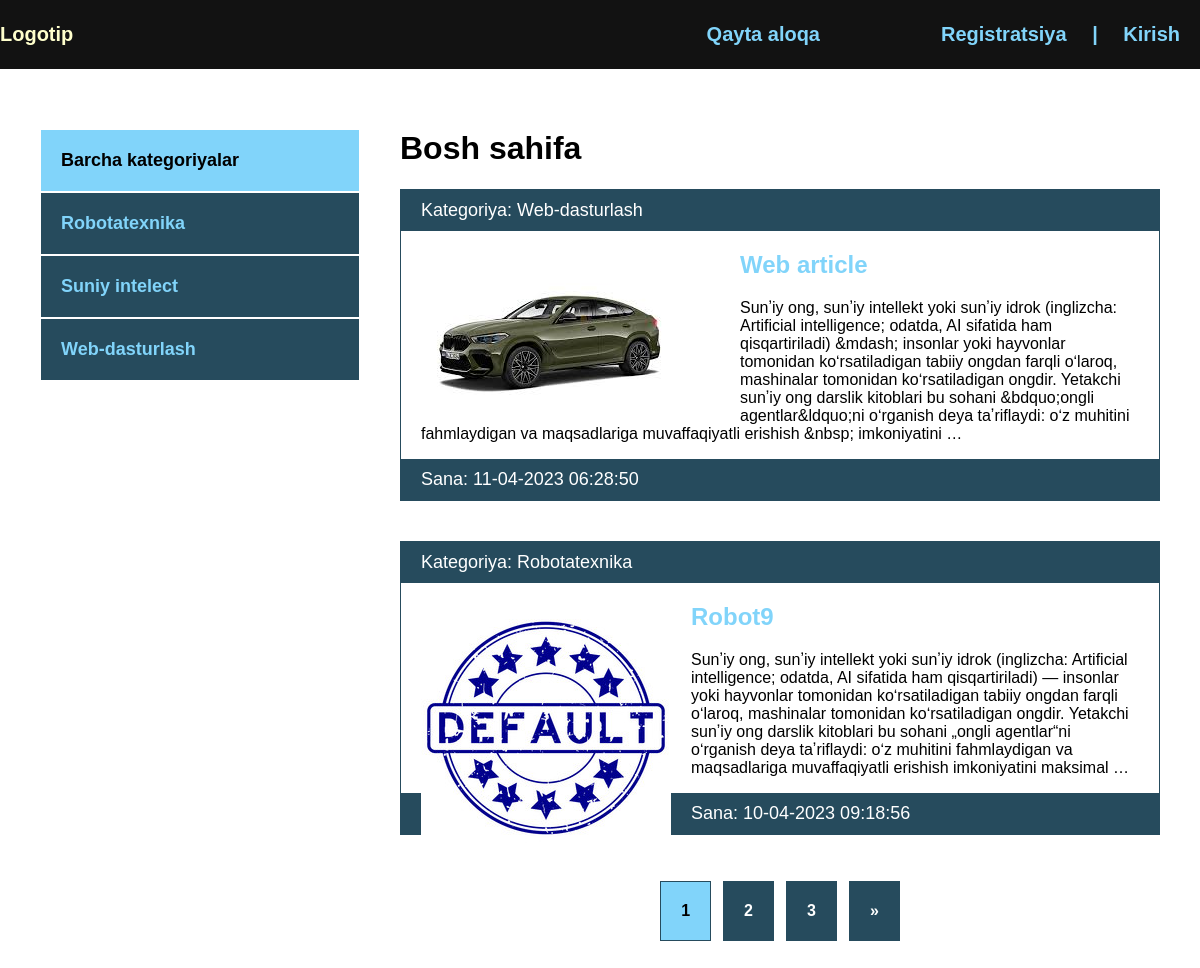
The page / on the database its author committed.
### blog/models.py (models this page shows, shortened)
class Category(models.Model):
    name = models.CharField(max_length=100, db_index=True, verbose_name="Kategoriya")
    slug = models.SlugField(max_length=100, unique=True, db_index=True, verbose_name="URL")
    def __str__(self):
        return self.name
    def get_absolut_url(self):
        return reverse('category', kwargs={'cat_slug': self.slug})
    class Meta:
        verbose_name = "Kategoriya"
        verbose_name_plural = "Kategoriyalar"

class Blog(models.Model):
    title = models.CharField(max_length=255, verbose_name='Nomi')
    slug = models.SlugField(max_length=255, unique=True, db_index=True, verbose_name="URL")
    content = models.TextField(blank=True, verbose_name="Kontent")
    photo = models.ImageField(upload_to="photos/%Y/%m/%d", blank=True, verbose_name="Rasm")
    time_completed = models.DateTimeField(auto_now_add=True, verbose_name="Yuklanish vaqti")
    time_update = models.DateTimeField(auto_now=True, verbose_name="Yangilash vaqti")
    is_published = models.BooleanField(default=True, verbose_name="Chop etilgan")
    cat = models.ForeignKey('Category', on_delete=models.PROTECT, verbose_name="Kategoriya")
    def get_absolut_url(self):
        return reverse('post', kwargs={'post_slug': self.slug})
    class Meta:
        verbose_name = "Yangilik"
        verbose_name_plural = "Yangiliklar"
        ordering = ['-time_completed']

### blog/views.py (the view)
# urls.py: path('', BlogHome.as_view(), name="index"),
class BlogHome(DataMixin, ListView):
    model = Blog
    template_name = "blog/index.html"
    context_object_name = 'posts'
    def get_context_data(self, *, object_list=None, **kwargs):
        context = super().get_context_data(**kwargs)
        c_def = self.get_user_context(title='Bosh sahifa')
        return dict(list(context.items()) + list(c_def.items()))
    def get_queryset(self):
        return Blog.objects.filter(is_published=True).select_related('cat')

### blog/utils.py (called while the page is built)
    def get_user_context(self, **kwargs):
        context = kwargs
        cats = Category.objects.annotate(Count('blog'))
        user_menu = menu.copy()
        if not self.request.user.is_authenticated:
            user_menu.pop(0)
        context['menu'] = user_menu
        context['cats'] = cats
        if 'cat_selected' not in context:
            context['cat_selected'] = 0
        return context

### blog/templates/blog/index.html
{% extends 'blog/base.html' %}
{% load static %}
{% block content %}
<h1>{{ title }}</h1>
<ul>
    {% for p in posts %}
    <li>
        <p class="first">Kategoriya: {{ p.cat }}</p>
        <div class="text">
            {% if p.photo %}
            <img src="{{ p.photo.url }}" class="image" alt="">
            {% else %}
            <img src="{% static  'blog/default.jpg' %}" class="image" alt="">
            {% endif %}
            <h2><a href="{{ p.get_absolut_url }}">{{ p.title }}</a></h2>
            <p>{{ p.content|striptags|truncatewords:50 }}</p>
        </div>
        <p class="date">Sana: {{ p.time_update|date:"d-m-Y H:i:s" }}</p>
    </li>
    {% endfor %}
</ul>
{% endblock %}

### blog/templates/blog/base.html (shortened to what this page needs)
{% load static %}
{% load blog_tags %}
<!DOCTYPE html>
<html lang="en">
<head>
    <link rel="stylesheet" href="{% static 'css/style.css' %}">
</head>
<body>
    <div class="header">
        <div class="wrap">
            <ul class="meinmenu">
                <li class="logo">
                    <a href="{% url 'index' %}">
                        <div class="logo">Logotip</div>
                    </a>
                </li>
                {% for m in menu %}
                    <li class="last">
                        <a href="{% url m.url_name %}">{{ m.title }}</a>
                    </li>
                {% endfor %}
                {% if request.user.is_authenticated %}
                    <li class="last">{{ user.username }}</li> | <a href="{% url 'logout' %}">Chiqish</a>
                {% else %}
                    <li class="last"><a href="{% url 'register' %}">Registratsiya</a> | <a href="{% url 'login' %}">Kirish</a></li>
                {% endif %}
            </ul>
        </div>
    </div>
    <div class="content">
        <div class="wrap">
            <div class="sidebar">
                <ul>
                    {% if cat_selected == 0 %}
                        <li class="selected">Barcha kategoriyalar</li>
                    {% else %}
                        <li><a href="{% url 'index' %}">Barcha kategoriyalar</a></li>
                    {% endif %}
                    {% for c in cats %}
                        {% if c.blog__count > 0 %}
                            {% if c.id == cat_selected %}
                            <li class="selected">{{ c.name }}</li>
                            {% else %}
                            <li><a href="{{ c.get_absolut_url }}">{{ c.name }}</a></li>
                            {% endif %}
                        {% endif %}
                    {% endfor %}
                </ul>
            </div>
            <div class="main">
                {% block content %}
                {% endblock %}
                {% if page_obj.has_other_pages %}
                    <div>
                        <ul class="list-pages">
                            {% for p in paginator.page_range %}
                                {% if page_obj.number == p %}
                                    <li class="page-num page-num-selected">{{ p }}</li>
                                {% elif p >= page_obj.number|add:-2 and p <= page_obj.number|add:2 %}
                                    <li class="page-num">
                                        <a href="?page={{p}}">{{ p }}</a>
                                    </li>
                                {% endif %}
                            {% endfor %}
                            {% if page_obj.has_next %}
                            <li class="page-num">
                                <a href="?page={{ page_obj.next_page_number }}">&raquo;</a>
                            </li>
                            {% endif %}
                        </ul>
                    </div>
                {% endif %}
            </div>
        </div>
    </div>
</body>
</html>

### blog/static/css/style.css (style rules this page uses)
body { margin: 0; padding: 0; background: #264b5d; font-family: Verdana, Geneva, Tahoma, sans-serif; }
.wrap { max-width: 1200px; margin: 0 auto; }
.content .wrap { background: #FFF; padding: 40px; box-sizing: border-box; display: flex; }
ul { list-style: none; margin: 0; padding: 0; }
a { color: #81d4fa; text-decoration: none; padding: 20px; }
.header { background: #121212; }
.meinmenu { display: flex; align-items: center; font-size: 20px; font-weight: bold; justify-content: space-between; }
.logo { flex-basis: 40%; }
.last { flex-basis: 30%; text-align: right; color: #81d4fa; }
.sidebar ul { width: 320px; margin-right: 40px; margin-top: 20px; }
.sidebar a { padding: 20px; background: #264b5d; display: block; border: 1px solid #FFF; font-weight: bold; font-size: 18px; }
.selected { font-size: 18px; padding: 20px; border: 1px solid #FFF; font-weight: bold; background: #81d4fa; }
.main li { border: 1px solid #264b5d; margin-bottom: 40px; }
.image { max-width: 50%; float: left; margin-right: 20px; }
.first, .date { padding: 10px 20px; background: #264b5d; font-size: 18px; color: #FFF; margin: 0; }
.text { padding: 20px 20px 0; }
.text h2 { margin-top: 0; }
.text a { padding-left: 0; }
.list-pages { display: flex; justify-content: center; }
.page-num-selected { background: #81d4fa; padding: 20px; }
.list-pages a { background: #264b5d; padding: 20px; display: block; color: #FFF; }
.page-num { margin: 6px; font-weight: bold; }
.last a { display: inline; }

### rows shown on the page
Category: name "Robotatexnika"
Category: name "Suniy intelect"
Category: name "Web-dasturlash"
Blog: cat "Web-dasturlash", photo (picture), title "Web article", content "Sunʼiy ong, sunʼiy intellekt yoki sunʼiy idrok (inglizcha: Artificial intelligence; odatda, AI sifatida ham qisqartiriladi) &mdash; insonlar yoki hayvonlar tomonidan koʻrsatiladigan tabiiy ongdan farqli oʻlaroq, mashinalar tomonidan koʻrsatiladigan ongdir. Yetakchi sunʼiy ong darslik kitoblari bu sohani &bdquo;ongli agentlar&ldquo;ni oʻrganish deya taʼriflaydi: oʻz muhitini fahmlaydigan va maqsadlariga muvaffaqiyatli erishish &nbsp; imkoniyatini …", time_update "11-04-2023 06:28:50"
Blog: cat "Robotatexnika", title "Robot9", content "Sunʼiy ong, sunʼiy intellekt yoki sunʼiy idrok (inglizcha: Artificial intelligence; odatda, AI sifatida ham qisqartiriladi) — insonlar yoki hayvonlar tomonidan koʻrsatiladigan tabiiy ongdan farqli oʻlaroq, mashinalar tomonidan koʻrsatiladigan ongdir. Yetakchi sunʼiy ong darslik kitoblari bu sohani „ongli agentlar“ni oʻrganish deya taʼriflaydi: oʻz muhitini fahmlaydigan va maqsadlariga muvaffaqiyatli erishish imkoniyatini maksimal …", time_update "10-04-2023 09:18:56"

### other values the page prints
{{ m.title }} "Qayta aloqa"
{{ title }} "Bosh sahifa"
{{ p }} "1"
{{ p }} "2" "3"
